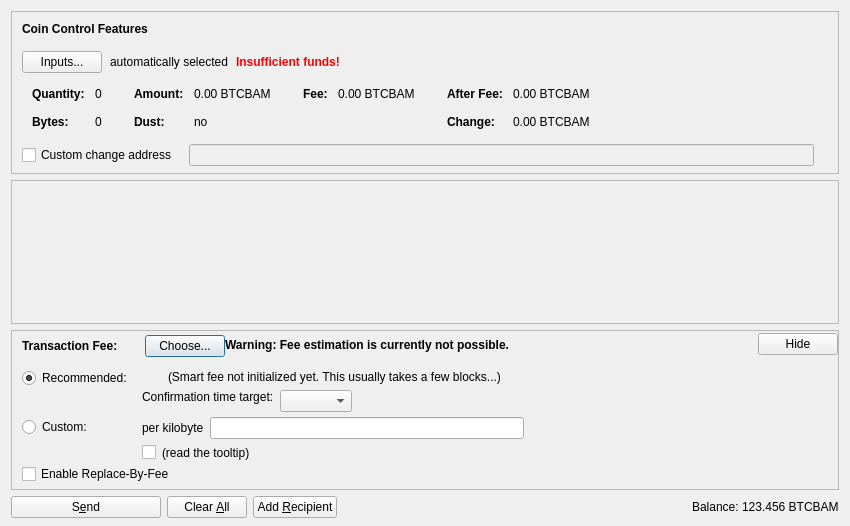
<?xml version="1.0" encoding="UTF-8"?>
<ui version="4.0">
 <class>SendCoinsDialog</class>
 <widget class="QDialog" name="SendCoinsDialog">
  <property name="geometry">
   <rect>
    <x>0</x>
    <y>0</y>
    <width>850</width>
    <height>526</height>
   </rect>
  </property>
  <property name="windowTitle">
   <string>Send Coins</string>
  </property>
  <layout class="QVBoxLayout" name="verticalLayout" stretch="0,1,0,0">
   <property name="bottomMargin">
    <number>8</number>
   </property>
   <item>
    <widget class="QFrame" name="frameCoinControl">
     <property name="sizePolicy">
      <sizepolicy hsizetype="Expanding" vsizetype="Expanding">
       <horstretch>0</horstretch>
       <verstretch>0</verstretch>
      </sizepolicy>
     </property>
     <property name="maximumSize">
      <size>
       <width>16777215</width>
       <height>16777215</height>
      </size>
     </property>
     <property name="frameShape">
      <enum>QFrame::StyledPanel</enum>
     </property>
     <property name="frameShadow">
      <enum>QFrame::Sunken</enum>
     </property>
     <layout class="QVBoxLayout" name="verticalLayoutCoinControl2">
      <property name="spacing">
       <number>0</number>
      </property>
      <property name="leftMargin">
       <number>0</number>
      </property>
      <property name="topMargin">
       <number>0</number>
      </property>
      <property name="rightMargin">
       <number>0</number>
      </property>
      <property name="bottomMargin">
       <number>6</number>
      </property>
      <item>
       <layout class="QVBoxLayout" name="verticalLayoutCoinControl" stretch="0,0,0,0,1">
        <property name="spacing">
         <number>0</number>
        </property>
        <property name="leftMargin">
         <number>10</number>
        </property>
        <property name="topMargin">
         <number>10</number>
        </property>
        <item>
         <layout class="QHBoxLayout" name="horizontalLayoutCoinControl1">
          <property name="bottomMargin">
           <number>15</number>
          </property>
          <item>
           <widget class="QLabel" name="labelCoinControlFeatures">
            <property name="sizePolicy">
             <sizepolicy hsizetype="Preferred" vsizetype="Maximum">
              <horstretch>0</horstretch>
              <verstretch>0</verstretch>
             </sizepolicy>
            </property>
            <property name="font">
             <font>
              <weight>75</weight>
              <bold>true</bold>
             </font>
            </property>
            <property name="styleSheet">
             <string notr="true">font-weight:bold;</string>
            </property>
            <property name="text">
             <string>Coin Control Features</string>
            </property>
           </widget>
          </item>
         </layout>
        </item>
        <item>
         <layout class="QHBoxLayout" name="horizontalLayoutCoinControl2" stretch="0,0,0,0">
          <property name="spacing">
           <number>8</number>
          </property>
          <property name="bottomMargin">
           <number>10</number>
          </property>
          <item>
           <widget class="QPushButton" name="pushButtonCoinControl">
            <property name="styleSheet">
             <string notr="true"/>
            </property>
            <property name="text">
             <string>Inputs...</string>
            </property>
            <property name="autoDefault">
             <bool>false</bool>
            </property>
           </widget>
          </item>
          <item>
           <widget class="QLabel" name="labelCoinControlAutomaticallySelected">
            <property name="text">
             <string>automatically selected</string>
            </property>
            <property name="margin">
             <number>5</number>
            </property>
           </widget>
          </item>
          <item>
           <widget class="QLabel" name="labelCoinControlInsuffFunds">
            <property name="font">
             <font>
              <weight>75</weight>
              <bold>true</bold>
             </font>
            </property>
            <property name="styleSheet">
             <string notr="true">color:red;font-weight:bold;</string>
            </property>
            <property name="text">
             <string>Insufficient funds!</string>
            </property>
            <property name="margin">
             <number>5</number>
            </property>
           </widget>
          </item>
          <item>
           <spacer name="horizontalSpacerCoinControl">
            <property name="orientation">
             <enum>Qt::Horizontal</enum>
            </property>
            <property name="sizeHint" stdset="0">
             <size>
              <width>40</width>
              <height>1</height>
             </size>
            </property>
           </spacer>
          </item>
         </layout>
        </item>
        <item>
         <widget class="QWidget" name="widgetCoinControl" native="true">
          <property name="sizePolicy">
           <sizepolicy hsizetype="Preferred" vsizetype="Preferred">
            <horstretch>0</horstretch>
            <verstretch>0</verstretch>
           </sizepolicy>
          </property>
          <property name="minimumSize">
           <size>
            <width>0</width>
            <height>0</height>
           </size>
          </property>
          <property name="styleSheet">
           <string notr="true"/>
          </property>
          <layout class="QHBoxLayout" name="horizontalLayoutCoinControl5">
           <property name="leftMargin">
            <number>0</number>
           </property>
           <property name="topMargin">
            <number>0</number>
           </property>
           <property name="rightMargin">
            <number>0</number>
           </property>
           <property name="bottomMargin">
            <number>0</number>
           </property>
           <item>
            <layout class="QHBoxLayout" name="horizontalLayoutCoinControl3" stretch="0,0,0,1">
             <property name="spacing">
              <number>20</number>
             </property>
             <property name="topMargin">
              <number>0</number>
             </property>
             <property name="bottomMargin">
              <number>10</number>
             </property>
             <item>
              <layout class="QFormLayout" name="formLayoutCoinControl1">
               <property name="horizontalSpacing">
                <number>10</number>
               </property>
               <property name="verticalSpacing">
                <number>14</number>
               </property>
               <property name="leftMargin">
                <number>10</number>
               </property>
               <property name="topMargin">
                <number>4</number>
               </property>
               <property name="rightMargin">
                <number>6</number>
               </property>
               <item row="0" column="0">
                <widget class="QLabel" name="labelCoinControlQuantityText">
                 <property name="font">
                  <font>
                   <weight>75</weight>
                   <bold>true</bold>
                  </font>
                 </property>
                 <property name="text">
                  <string>Quantity:</string>
                 </property>
                 <property name="margin">
                  <number>0</number>
                 </property>
                </widget>
               </item>
               <item row="0" column="1">
                <widget class="QLabel" name="labelCoinControlQuantity">
                 <property name="cursor">
                  <cursorShape>IBeamCursor</cursorShape>
                 </property>
                 <property name="contextMenuPolicy">
                  <enum>Qt::ActionsContextMenu</enum>
                 </property>
                 <property name="text">
                  <string notr="true">0</string>
                 </property>
                 <property name="margin">
                  <number>0</number>
                 </property>
                 <property name="textInteractionFlags">
                  <set>Qt::LinksAccessibleByMouse|Qt::TextSelectableByKeyboard|Qt::TextSelectableByMouse</set>
                 </property>
                </widget>
               </item>
               <item row="1" column="0">
                <widget class="QLabel" name="labelCoinControlBytesText">
                 <property name="font">
                  <font>
                   <weight>75</weight>
                   <bold>true</bold>
                  </font>
                 </property>
                 <property name="text">
                  <string>Bytes:</string>
                 </property>
                </widget>
               </item>
               <item row="1" column="1">
                <widget class="QLabel" name="labelCoinControlBytes">
                 <property name="cursor">
                  <cursorShape>IBeamCursor</cursorShape>
                 </property>
                 <property name="contextMenuPolicy">
                  <enum>Qt::ActionsContextMenu</enum>
                 </property>
                 <property name="text">
                  <string notr="true">0</string>
                 </property>
                 <property name="textInteractionFlags">
                  <set>Qt::LinksAccessibleByMouse|Qt::TextSelectableByKeyboard|Qt::TextSelectableByMouse</set>
                 </property>
                </widget>
               </item>
              </layout>
             </item>
             <item>
              <layout class="QFormLayout" name="formLayoutCoinControl2">
               <property name="horizontalSpacing">
                <number>10</number>
               </property>
               <property name="verticalSpacing">
                <number>14</number>
               </property>
               <property name="leftMargin">
                <number>6</number>
               </property>
               <property name="topMargin">
                <number>4</number>
               </property>
               <property name="rightMargin">
                <number>6</number>
               </property>
               <item row="0" column="0">
                <widget class="QLabel" name="labelCoinControlAmountText">
                 <property name="font">
                  <font>
                   <weight>75</weight>
                   <bold>true</bold>
                  </font>
                 </property>
                 <property name="text">
                  <string>Amount:</string>
                 </property>
                 <property name="margin">
                  <number>0</number>
                 </property>
                </widget>
               </item>
               <item row="0" column="1">
                <widget class="QLabel" name="labelCoinControlAmount">
                 <property name="cursor">
                  <cursorShape>IBeamCursor</cursorShape>
                 </property>
                 <property name="contextMenuPolicy">
                  <enum>Qt::ActionsContextMenu</enum>
                 </property>
                 <property name="text">
                  <string notr="true">0.00 BTCBAM</string>
                 </property>
                 <property name="textInteractionFlags">
                  <set>Qt::LinksAccessibleByMouse|Qt::TextSelectableByKeyboard|Qt::TextSelectableByMouse</set>
                 </property>
                </widget>
               </item>
               <item row="1" column="0">
                <widget class="QLabel" name="labelCoinControlLowOutputText">
                 <property name="font">
                  <font>
                   <weight>75</weight>
                   <bold>true</bold>
                  </font>
                 </property>
                 <property name="text">
                  <string>Dust:</string>
                 </property>
                </widget>
               </item>
               <item row="1" column="1">
                <widget class="QLabel" name="labelCoinControlLowOutput">
                 <property name="cursor">
                  <cursorShape>IBeamCursor</cursorShape>
                 </property>
                 <property name="contextMenuPolicy">
                  <enum>Qt::ActionsContextMenu</enum>
                 </property>
                 <property name="text">
                  <string notr="true">no</string>
                 </property>
                 <property name="textInteractionFlags">
                  <set>Qt::LinksAccessibleByMouse|Qt::TextSelectableByKeyboard|Qt::TextSelectableByMouse</set>
                 </property>
                </widget>
               </item>
              </layout>
             </item>
             <item>
              <layout class="QFormLayout" name="formLayoutCoinControl3">
               <property name="horizontalSpacing">
                <number>10</number>
               </property>
               <property name="verticalSpacing">
                <number>14</number>
               </property>
               <property name="leftMargin">
                <number>6</number>
               </property>
               <property name="topMargin">
                <number>4</number>
               </property>
               <property name="rightMargin">
                <number>6</number>
               </property>
               <item row="0" column="0">
                <widget class="QLabel" name="labelCoinControlFeeText">
                 <property name="font">
                  <font>
                   <weight>75</weight>
                   <bold>true</bold>
                  </font>
                 </property>
                 <property name="text">
                  <string>Fee:</string>
                 </property>
                 <property name="margin">
                  <number>0</number>
                 </property>
                </widget>
               </item>
               <item row="0" column="1">
                <widget class="QLabel" name="labelCoinControlFee">
                 <property name="cursor">
                  <cursorShape>IBeamCursor</cursorShape>
                 </property>
                 <property name="contextMenuPolicy">
                  <enum>Qt::ActionsContextMenu</enum>
                 </property>
                 <property name="text">
                  <string notr="true">0.00 BTCBAM</string>
                 </property>
                 <property name="textInteractionFlags">
                  <set>Qt::LinksAccessibleByMouse|Qt::TextSelectableByKeyboard|Qt::TextSelectableByMouse</set>
                 </property>
                </widget>
               </item>
              </layout>
             </item>
             <item>
              <layout class="QFormLayout" name="formLayoutCoinControl4">
               <property name="horizontalSpacing">
                <number>10</number>
               </property>
               <property name="verticalSpacing">
                <number>14</number>
               </property>
               <property name="leftMargin">
                <number>6</number>
               </property>
               <property name="topMargin">
                <number>4</number>
               </property>
               <property name="rightMargin">
                <number>6</number>
               </property>
               <item row="0" column="0">
                <widget class="QLabel" name="labelCoinControlAfterFeeText">
                 <property name="font">
                  <font>
                   <weight>75</weight>
                   <bold>true</bold>
                  </font>
                 </property>
                 <property name="text">
                  <string>After Fee:</string>
                 </property>
                 <property name="margin">
                  <number>0</number>
                 </property>
                </widget>
               </item>
               <item row="0" column="1">
                <widget class="QLabel" name="labelCoinControlAfterFee">
                 <property name="cursor">
                  <cursorShape>IBeamCursor</cursorShape>
                 </property>
                 <property name="contextMenuPolicy">
                  <enum>Qt::ActionsContextMenu</enum>
                 </property>
                 <property name="text">
                  <string notr="true">0.00 BTCBAM</string>
                 </property>
                 <property name="textInteractionFlags">
                  <set>Qt::LinksAccessibleByMouse|Qt::TextSelectableByKeyboard|Qt::TextSelectableByMouse</set>
                 </property>
                </widget>
               </item>
               <item row="1" column="0">
                <widget class="QLabel" name="labelCoinControlChangeText">
                 <property name="font">
                  <font>
                   <weight>75</weight>
                   <bold>true</bold>
                  </font>
                 </property>
                 <property name="text">
                  <string>Change:</string>
                 </property>
                </widget>
               </item>
               <item row="1" column="1">
                <widget class="QLabel" name="labelCoinControlChange">
                 <property name="cursor">
                  <cursorShape>IBeamCursor</cursorShape>
                 </property>
                 <property name="contextMenuPolicy">
                  <enum>Qt::ActionsContextMenu</enum>
                 </property>
                 <property name="text">
                  <string notr="true">0.00 BTCBAM</string>
                 </property>
                 <property name="textInteractionFlags">
                  <set>Qt::LinksAccessibleByMouse|Qt::TextSelectableByKeyboard|Qt::TextSelectableByMouse</set>
                 </property>
                </widget>
               </item>
              </layout>
             </item>
            </layout>
           </item>
          </layout>
         </widget>
        </item>
        <item>
         <layout class="QHBoxLayout" name="horizontalLayoutCoinControl4" stretch="0,0,0">
          <property name="spacing">
           <number>12</number>
          </property>
          <property name="sizeConstraint">
           <enum>QLayout::SetDefaultConstraint</enum>
          </property>
          <property name="topMargin">
           <number>5</number>
          </property>
          <property name="rightMargin">
           <number>5</number>
          </property>
          <item>
           <widget class="QCheckBox" name="checkBoxCoinControlChange">
            <property name="toolTip">
             <string>If this is activated, but the change address is empty or invalid, change will be sent to a newly generated address.</string>
            </property>
            <property name="text">
             <string>Custom change address</string>
            </property>
           </widget>
          </item>
          <item>
           <widget class="QValidatedLineEdit" name="lineEditCoinControlChange">
            <property name="enabled">
             <bool>false</bool>
            </property>
            <property name="sizePolicy">
             <sizepolicy hsizetype="Expanding" vsizetype="Fixed">
              <horstretch>0</horstretch>
              <verstretch>0</verstretch>
             </sizepolicy>
            </property>
           </widget>
          </item>
          <item>
           <widget class="QLabel" name="labelCoinControlChangeLabel">
            <property name="sizePolicy">
             <sizepolicy hsizetype="Preferred" vsizetype="Expanding">
              <horstretch>0</horstretch>
              <verstretch>0</verstretch>
             </sizepolicy>
            </property>
            <property name="minimumSize">
             <size>
              <width>0</width>
              <height>0</height>
             </size>
            </property>
            <property name="text">
             <string/>
            </property>
            <property name="margin">
             <number>3</number>
            </property>
           </widget>
          </item>
         </layout>
        </item>
        <item>
         <spacer name="verticalSpacerCoinControl">
          <property name="orientation">
           <enum>Qt::Vertical</enum>
          </property>
          <property name="sizeHint" stdset="0">
           <size>
            <width>800</width>
            <height>1</height>
           </size>
          </property>
         </spacer>
        </item>
       </layout>
      </item>
     </layout>
    </widget>
   </item>
   <item>
    <widget class="QScrollArea" name="scrollArea">
     <property name="widgetResizable">
      <bool>true</bool>
     </property>
     <widget class="QWidget" name="scrollAreaWidgetContents">
      <property name="geometry">
       <rect>
        <x>0</x>
        <y>0</y>
        <width>830</width>
        <height>104</height>
       </rect>
      </property>
      <layout class="QVBoxLayout" name="verticalLayout_2" stretch="0,1">
       <property name="leftMargin">
        <number>0</number>
       </property>
       <property name="topMargin">
        <number>0</number>
       </property>
       <property name="rightMargin">
        <number>0</number>
       </property>
       <property name="bottomMargin">
        <number>0</number>
       </property>
       <item>
        <layout class="QVBoxLayout" name="entries">
         <property name="spacing">
          <number>6</number>
         </property>
        </layout>
       </item>
       <item>
        <spacer name="verticalSpacer">
         <property name="orientation">
          <enum>Qt::Vertical</enum>
         </property>
         <property name="sizeHint" stdset="0">
          <size>
           <width>20</width>
           <height>40</height>
          </size>
         </property>
        </spacer>
       </item>
      </layout>
     </widget>
    </widget>
   </item>
   <item>
    <widget class="QFrame" name="frameFee">
     <property name="sizePolicy">
      <sizepolicy hsizetype="Expanding" vsizetype="Expanding">
       <horstretch>0</horstretch>
       <verstretch>0</verstretch>
      </sizepolicy>
     </property>
     <property name="maximumSize">
      <size>
       <width>16777215</width>
       <height>16777215</height>
      </size>
     </property>
     <property name="frameShape">
      <enum>QFrame::StyledPanel</enum>
     </property>
     <property name="frameShadow">
      <enum>QFrame::Sunken</enum>
     </property>
     <layout class="QVBoxLayout" name="verticalLayoutFee1">
      <property name="spacing">
       <number>0</number>
      </property>
      <property name="leftMargin">
       <number>0</number>
      </property>
      <property name="topMargin">
       <number>0</number>
      </property>
      <property name="rightMargin">
       <number>0</number>
      </property>
      <property name="bottomMargin">
       <number>0</number>
      </property>
      <item>
       <layout class="QVBoxLayout" name="verticalLayoutFee2" stretch="0,0,0">
        <property name="spacing">
         <number>0</number>
        </property>
        <property name="leftMargin">
         <number>10</number>
        </property>
        <property name="topMargin">
         <number>0</number>
        </property>
        <item>
         <layout class="QHBoxLayout" name="horizontalLayoutFee1">
          <property name="bottomMargin">
           <number>0</number>
          </property>
          <item>
           <layout class="QVBoxLayout" name="verticalLayoutFee7">
            <property name="spacing">
             <number>0</number>
            </property>
            <item>
             <spacer name="verticalSpacerSmartFee">
              <property name="orientation">
               <enum>Qt::Vertical</enum>
              </property>
              <property name="sizeType">
               <enum>QSizePolicy::Fixed</enum>
              </property>
              <property name="sizeHint" stdset="0">
               <size>
                <width>1</width>
                <height>4</height>
               </size>
              </property>
             </spacer>
            </item>
            <item>
             <layout class="QHBoxLayout" name="horizontalLayoutSmartFee">
              <property name="spacing">
               <number>10</number>
              </property>
              <item>
               <widget class="QLabel" name="labelFeeHeadline">
                <property name="sizePolicy">
                 <sizepolicy hsizetype="Preferred" vsizetype="Maximum">
                  <horstretch>0</horstretch>
                  <verstretch>0</verstretch>
                 </sizepolicy>
                </property>
                <property name="font">
                 <font>
                  <weight>75</weight>
                  <bold>true</bold>
                 </font>
                </property>
                <property name="styleSheet">
                 <string notr="true">font-weight:bold;</string>
                </property>
                <property name="text">
                 <string>Transaction Fee:</string>
                </property>
               </widget>
              </item>
              <item>
               <widget class="QLabel" name="labelFeeMinimized">
                <property name="text">
                 <string/>
                </property>
               </widget>
              </item>
              <item>
               <widget class="QPushButton" name="buttonChooseFee">
                <property name="text">
                 <string>Choose...</string>
                </property>
               </widget>
              </item>
             </layout>
            </item>
            <item>
             <spacer name="verticalSpacer_5">
              <property name="orientation">
               <enum>Qt::Vertical</enum>
              </property>
              <property name="sizeHint" stdset="0">
               <size>
                <width>1</width>
                <height>1</height>
               </size>
              </property>
             </spacer>
            </item>
           </layout>
          </item>
          <item>
           <widget class="QLabel" name="fallbackFeeWarningLabel">
            <property name="toolTip">
             <string>Using the fallbackfee can result in sending a transaction that will take several hours or days (or never) to confirm. Consider choosing your fee manually or wait until you have validated the complete chain.</string>
            </property>
            <property name="font">
            <font>
                <weight>75</weight>
                <bold>true</bold>
            </font>
            </property>
            <property name="text">
             <string>Warning: Fee estimation is currently not possible.</string>
            </property>
            <property name="wordWrap">
             <bool>false</bool>
            </property>
           </widget>
          </item>
          <item>
           <spacer name="horizontalSpacer_4">
            <property name="orientation">
             <enum>Qt::Horizontal</enum>
            </property>
            <property name="sizeType">
             <enum>QSizePolicy::MinimumExpanding</enum>
            </property>
            <property name="sizeHint" stdset="0">
             <size>
              <width>40</width>
              <height>20</height>
             </size>
            </property>
           </spacer>
          </item>
          <item>
           <widget class="QPushButton" name="buttonMinimizeFee">
            <property name="toolTip">
             <string>collapse fee-settings</string>
            </property>
            <property name="text">
             <string>Hide</string>
            </property>
           </widget>
          </item>
         </layout>
        </item>
        <item>
         <widget class="QFrame" name="frameFeeSelection">
          <layout class="QVBoxLayout" name="verticalLayoutFee12">
           <property name="spacing">
            <number>0</number>
           </property>
           <property name="leftMargin">
            <number>0</number>
           </property>
           <property name="topMargin">
            <number>0</number>
           </property>
           <property name="rightMargin">
            <number>0</number>
           </property>
           <property name="bottomMargin">
            <number>0</number>
           </property>
           <item>
            <layout class="QGridLayout" name="gridLayoutFee">
             <property name="topMargin">
              <number>10</number>
             </property>
             <property name="bottomMargin">
              <number>4</number>
             </property>
             <property name="horizontalSpacing">
              <number>10</number>
             </property>
             <property name="verticalSpacing">
              <number>4</number>
             </property>
             <item row="1" column="1">
              <layout class="QVBoxLayout" name="verticalLayoutFee8">
               <property name="spacing">
                <number>6</number>
               </property>
               <item>
                <layout class="QHBoxLayout" name="horizontalLayoutFee13">
                 <item>
                  <widget class="QLabel" name="labelCustomPerKilobyte">
                   <property name="toolTip">
                    <string>Specify a custom fee per kB (1,000 bytes) of the transaction's virtual size.

Note:  Since the fee is calculated on a per-byte basis, a fee of "100 satoshis per kB" for a transaction size of 500 bytes (half of 1 kB) would ultimately yield a fee of only 50 satoshis.</string>
                   </property>
                   <property name="text">
                    <string>per kilobyte</string>
                   </property>
                  </widget>
                 </item>
                 <item>
                  <widget class="BitcoinBamAmountField" name="customFee"/>
                 </item>
                 <item>
                  <spacer name="horizontalSpacer_6">
                   <property name="orientation">
                    <enum>Qt::Horizontal</enum>
                   </property>
                   <property name="sizeHint" stdset="0">
                    <size>
                     <width>1</width>
                     <height>1</height>
                    </size>
                   </property>
                  </spacer>
                 </item>
                </layout>
               </item>
               <item>
                <layout class="QHBoxLayout" name="horizontalLayoutFee8">
                 <item>
                  <widget class="QCheckBox" name="checkBoxMinimumFee">
                   <property name="toolTip">
                    <string>Paying only the minimum fee is just fine as long as there is less transaction volume than space in the blocks. But be aware that this can end up in a never confirming transaction once there is more demand for bitcoinbam transactions than the network can process.</string>
                   </property>
                   <property name="text">
                    <string/>
                   </property>
                  </widget>
                 </item>
                 <item>
                  <widget class="QLabel" name="labelMinFeeWarning">
                   <property name="enabled">
                    <bool>true</bool>
                   </property>
                   <property name="toolTip">
                    <string>Paying only the minimum fee is just fine as long as there is less transaction volume than space in the blocks. But be aware that this can end up in a never confirming transaction once there is more demand for bitcoinbam transactions than the network can process.</string>
                   </property>
                   <property name="text">
                    <string>(read the tooltip)</string>
                   </property>
                   <property name="margin">
                    <number>5</number>
                   </property>
                  </widget>
                 </item>
                 <item>
                  <spacer name="horizontalSpacer_2">
                   <property name="orientation">
                    <enum>Qt::Horizontal</enum>
                   </property>
                   <property name="sizeHint" stdset="0">
                    <size>
                     <width>1</width>
                     <height>1</height>
                    </size>
                   </property>
                  </spacer>
                 </item>
                </layout>
               </item>
              </layout>
             </item>
             <item row="0" column="0">
              <layout class="QVBoxLayout" name="verticalLayoutFee4" stretch="0,1">
               <item>
                <widget class="QRadioButton" name="radioSmartFee">
                 <property name="text">
                  <string>Recommended:</string>
                 </property>
                 <property name="checked">
                  <bool>true</bool>
                 </property>
                 <attribute name="buttonGroup">
                  <string notr="true">groupFee</string>
                 </attribute>
                </widget>
               </item>
               <item>
                <spacer name="verticalSpacer_2">
                 <property name="orientation">
                  <enum>Qt::Vertical</enum>
                 </property>
                 <property name="sizeHint" stdset="0">
                  <size>
                   <width>1</width>
                   <height>1</height>
                  </size>
                 </property>
                </spacer>
               </item>
              </layout>
             </item>
             <item row="1" column="0">
              <layout class="QVBoxLayout" name="verticalLayoutFee9" stretch="0,1">
               <item>
                <widget class="QRadioButton" name="radioCustomFee">
                 <property name="text">
                  <string>Custom:</string>
                 </property>
                 <attribute name="buttonGroup">
                  <string notr="true">groupFee</string>
                 </attribute>
                </widget>
               </item>
               <item>
                <spacer name="verticalSpacer_6">
                 <property name="orientation">
                  <enum>Qt::Vertical</enum>
                 </property>
                 <property name="sizeHint" stdset="0">
                  <size>
                   <width>1</width>
                   <height>1</height>
                  </size>
                 </property>
                </spacer>
               </item>
              </layout>
             </item>
             <item row="0" column="1">
              <layout class="QVBoxLayout" name="verticalLayoutFee3" stretch="0,0,1">
               <property name="spacing">
                <number>6</number>
               </property>
               <property name="topMargin">
                <number>2</number>
               </property>
               <item>
                <layout class="QHBoxLayout" name="horizontalLayoutFee12">
                 <item>
                  <widget class="QLabel" name="labelSmartFee">
                   <property name="text">
                    <string/>
                   </property>
                   <property name="margin">
                    <number>2</number>
                   </property>
                  </widget>
                 </item>
                 <item>
                  <widget class="QLabel" name="labelFeeEstimation">
                   <property name="text">
                    <string/>
                   </property>
                  </widget>
                 </item>
                 <item>
                  <widget class="QLabel" name="labelSmartFee2">
                   <property name="text">
                    <string>(Smart fee not initialized yet. This usually takes a few blocks...)</string>
                   </property>
                   <property name="margin">
                    <number>2</number>
                   </property>
                  </widget>
                 </item>
                 <item>
                  <spacer name="horizontalSpacer_5">
                   <property name="orientation">
                    <enum>Qt::Horizontal</enum>
                   </property>
                   <property name="sizeHint" stdset="0">
                    <size>
                     <width>1</width>
                     <height>1</height>
                    </size>
                   </property>
                  </spacer>
                 </item>
                </layout>
               </item>
               <item>
                <layout class="QHBoxLayout" name="horizontalLayoutFee9">
                 <item>
                  <layout class="QVBoxLayout" name="verticalLayoutFee6">
                   <item>
                    <widget class="QLabel" name="labelSmartFee3">
                     <property name="text">
                      <string>Confirmation time target:</string>
                     </property>
                     <property name="margin">
                      <number>2</number>
                     </property>
                    </widget>
                   </item>
                   <item>
                    <spacer name="verticalSpacer_3">
                     <property name="orientation">
                      <enum>Qt::Vertical</enum>
                     </property>
                     <property name="sizeHint" stdset="0">
                      <size>
                       <width>1</width>
                       <height>1</height>
                      </size>
                     </property>
                    </spacer>
                   </item>
                  </layout>
                 </item>
                 <item>
                  <layout class="QVBoxLayout" name="verticalLayoutFee5">
                   <property name="rightMargin">
                    <number>30</number>
                   </property>
                   <item>
                    <layout class="QHBoxLayout" name="horizontalLayoutConfTarget">
                     <property name="bottomMargin">
                      <number>0</number>
                     </property>
                     <item>
                      <widget class="QComboBox" name="confTargetSelector"/>
                     </item>
                     <item>
                      <spacer name="horizontalSpacerConfTarget">
                       <property name="orientation">
                        <enum>Qt::Horizontal</enum>
                       </property>
                       <property name="sizeHint" stdset="0">
                        <size>
                         <width>40</width>
                         <height>20</height>
                        </size>
                       </property>
                      </spacer>
                     </item>
                    </layout>
                   </item>
                  </layout>
                 </item>
                </layout>
               </item>
               <item>
                <spacer name="verticalSpacer_4">
                 <property name="orientation">
                  <enum>Qt::Vertical</enum>
                 </property>
                 <property name="sizeHint" stdset="0">
                  <size>
                   <width>1</width>
                   <height>1</height>
                  </size>
                 </property>
                </spacer>
               </item>
              </layout>
             </item>
            </layout>
           </item>
           <item>
            <widget class="QCheckBox" name="optInRBF">
             <property name="text">
              <string>Enable Replace-By-Fee</string>
             </property>
             <property name="toolTip">
              <string>With Replace-By-Fee (BIP-125) you can increase a transaction's fee after it is sent. Without this, a higher fee may be recommended to compensate for increased transaction delay risk.</string>
             </property>
            </widget>
           </item>
          </layout>
         </widget>
        </item>
        <item>
         <spacer name="verticalSpacerFee">
          <property name="orientation">
           <enum>Qt::Vertical</enum>
          </property>
          <property name="sizeHint" stdset="0">
           <size>
            <width>40</width>
            <height>5</height>
           </size>
          </property>
         </spacer>
        </item>
       </layout>
      </item>
     </layout>
    </widget>
   </item>
   <item>
    <layout class="QHBoxLayout" name="horizontalLayout">
     <item>
      <widget class="QPushButton" name="sendButton">
       <property name="minimumSize">
        <size>
         <width>150</width>
         <height>0</height>
        </size>
       </property>
       <property name="toolTip">
        <string>Confirm the send action</string>
       </property>
       <property name="text">
        <string>S&amp;end</string>
       </property>
       <property name="icon">
        <iconset resource="../bitcoinbam.qrc">
         <normaloff>:/icons/send</normaloff>:/icons/send</iconset>
       </property>
       <property name="autoDefault">
        <bool>false</bool>
       </property>
       <property name="default">
        <bool>false</bool>
       </property>
      </widget>
     </item>
     <item>
      <widget class="QPushButton" name="clearButton">
       <property name="sizePolicy">
        <sizepolicy hsizetype="Minimum" vsizetype="Fixed">
         <horstretch>0</horstretch>
         <verstretch>0</verstretch>
        </sizepolicy>
       </property>
       <property name="toolTip">
        <string>Clear all fields of the form.</string>
       </property>
       <property name="text">
        <string>Clear &amp;All</string>
       </property>
       <property name="icon">
        <iconset resource="../bitcoinbam.qrc">
         <normaloff>:/icons/remove</normaloff>:/icons/remove</iconset>
       </property>
       <property name="autoDefault">
        <bool>false</bool>
       </property>
      </widget>
     </item>
     <item>
      <widget class="QPushButton" name="addButton">
       <property name="toolTip">
        <string>Send to multiple recipients at once</string>
       </property>
       <property name="text">
        <string>Add &amp;Recipient</string>
       </property>
       <property name="icon">
        <iconset resource="../bitcoinbam.qrc">
         <normaloff>:/icons/add</normaloff>:/icons/add</iconset>
       </property>
       <property name="autoDefault">
        <bool>false</bool>
       </property>
      </widget>
     </item>
     <item>
      <spacer name="horizontalSpacer">
       <property name="orientation">
        <enum>Qt::Horizontal</enum>
       </property>
       <property name="sizeHint" stdset="0">
        <size>
         <width>40</width>
         <height>20</height>
        </size>
       </property>
      </spacer>
     </item>
     <item>
      <layout class="QHBoxLayout" name="horizontalLayout_2">
       <property name="spacing">
        <number>3</number>
       </property>
       <item>
        <widget class="QLabel" name="label">
         <property name="sizePolicy">
          <sizepolicy hsizetype="Preferred" vsizetype="Fixed">
           <horstretch>0</horstretch>
           <verstretch>0</verstretch>
          </sizepolicy>
         </property>
         <property name="text">
          <string>Balance:</string>
         </property>
        </widget>
       </item>
       <item>
        <widget class="QLabel" name="labelBalance">
         <property name="sizePolicy">
          <sizepolicy hsizetype="Preferred" vsizetype="Fixed">
           <horstretch>0</horstretch>
           <verstretch>0</verstretch>
          </sizepolicy>
         </property>
         <property name="cursor">
          <cursorShape>IBeamCursor</cursorShape>
         </property>
         <property name="text">
          <string notr="true">123.456 BTCBAM</string>
         </property>
         <property name="textInteractionFlags">
          <set>Qt::LinksAccessibleByMouse|Qt::TextSelectableByKeyboard|Qt::TextSelectableByMouse</set>
         </property>
        </widget>
       </item>
      </layout>
     </item>
    </layout>
   </item>
  </layout>
 </widget>
 <customwidgets>
  <customwidget>
   <class>QValidatedLineEdit</class>
   <extends>QLineEdit</extends>
   <header>qt/qvalidatedlineedit.h</header>
  </customwidget>
  <customwidget>
   <class>BitcoinBamAmountField</class>
   <extends>QLineEdit</extends>
   <header>qt/bitcoinbamamountfield.h</header>
   <container>1</container>
  </customwidget>
 </customwidgets>
 <resources>
  <include location="../bitcoinbam.qrc"/>
 </resources>
 <connections/>
 <buttongroups>
  <buttongroup name="groupFee"/>
 </buttongroups>
</ui>
